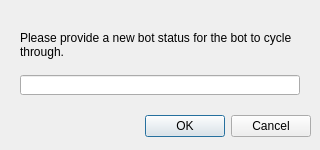
<?xml version="1.0" encoding="UTF-8"?>
<ui version="4.0">
 <class>dlgNewBotStatus</class>
 <widget class="QDialog" name="dlgNewBotStatus">
  <property name="geometry">
   <rect>
    <x>0</x>
    <y>0</y>
    <width>320</width>
    <height>150</height>
   </rect>
  </property>
  <property name="minimumSize">
   <size>
    <width>320</width>
    <height>150</height>
   </size>
  </property>
  <property name="maximumSize">
   <size>
    <width>320</width>
    <height>150</height>
   </size>
  </property>
  <property name="windowTitle">
   <string>New Bot Status</string>
  </property>
  <widget class="QDialogButtonBox" name="btnBox">
   <property name="geometry">
    <rect>
     <x>10</x>
     <y>110</y>
     <width>301</width>
     <height>32</height>
    </rect>
   </property>
   <property name="orientation">
    <enum>Qt::Horizontal</enum>
   </property>
   <property name="standardButtons">
    <set>QDialogButtonBox::Cancel|QDialogButtonBox::Ok</set>
   </property>
  </widget>
  <widget class="QLineEdit" name="leNewBotStatus">
   <property name="geometry">
    <rect>
     <x>20</x>
     <y>75</y>
     <width>280</width>
     <height>20</height>
    </rect>
   </property>
  </widget>
  <widget class="QLabel" name="lblNewBotStatus1">
   <property name="geometry">
    <rect>
     <x>20</x>
     <y>30</y>
     <width>281</width>
     <height>16</height>
    </rect>
   </property>
   <property name="text">
    <string>Please provide a new bot status for the bot to cycle</string>
   </property>
  </widget>
  <widget class="QLabel" name="lblNewBotStatus2">
   <property name="geometry">
    <rect>
     <x>20</x>
     <y>42</y>
     <width>271</width>
     <height>20</height>
    </rect>
   </property>
   <property name="text">
    <string>through.</string>
   </property>
  </widget>
 </widget>
 <resources/>
 <connections>
  <connection>
   <sender>btnBox</sender>
   <signal>accepted()</signal>
   <receiver>dlgNewBotStatus</receiver>
   <slot>accept()</slot>
   <hints>
    <hint type="sourcelabel">
     <x>248</x>
     <y>254</y>
    </hint>
    <hint type="destinationlabel">
     <x>157</x>
     <y>274</y>
    </hint>
   </hints>
  </connection>
  <connection>
   <sender>btnBox</sender>
   <signal>rejected()</signal>
   <receiver>dlgNewBotStatus</receiver>
   <slot>reject()</slot>
   <hints>
    <hint type="sourcelabel">
     <x>316</x>
     <y>260</y>
    </hint>
    <hint type="destinationlabel">
     <x>286</x>
     <y>274</y>
    </hint>
   </hints>
  </connection>
 </connections>
</ui>
